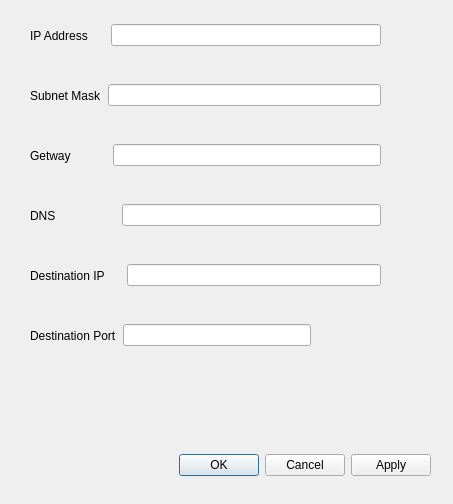
<?xml version="1.0" encoding="UTF-8"?>
<ui version="4.0">
 <class>IP_Config</class>
 <widget class="QDialog" name="IP_Config">
  <property name="geometry">
   <rect>
    <x>0</x>
    <y>0</y>
    <width>453</width>
    <height>504</height>
   </rect>
  </property>
  <property name="windowTitle">
   <string>Configuration</string>
  </property>
  <widget class="QWidget" name="horizontalLayoutWidget">
   <property name="geometry">
    <rect>
     <x>170</x>
     <y>440</y>
     <width>261</width>
     <height>51</height>
    </rect>
   </property>
   <layout class="QHBoxLayout" name="horizontalLayout">
    <item>
     <widget class="QDialogButtonBox" name="buttonBox">
      <property name="orientation">
       <enum>Qt::Horizontal</enum>
      </property>
      <property name="standardButtons">
       <set>QDialogButtonBox::Cancel|QDialogButtonBox::Ok</set>
      </property>
     </widget>
    </item>
    <item>
     <widget class="QPushButton" name="pushButton">
      <property name="text">
       <string>Apply</string>
      </property>
     </widget>
    </item>
   </layout>
  </widget>
  <widget class="QWidget" name="horizontalLayoutWidget_2">
   <property name="geometry">
    <rect>
     <x>30</x>
     <y>10</y>
     <width>351</width>
     <height>51</height>
    </rect>
   </property>
   <layout class="QHBoxLayout" name="horizontalLayout_2">
    <item>
     <widget class="QLabel" name="label">
      <property name="text">
       <string>IP Address</string>
      </property>
     </widget>
    </item>
    <item>
     <spacer name="horizontalSpacer_5">
      <property name="orientation">
       <enum>Qt::Horizontal</enum>
      </property>
      <property name="sizeType">
       <enum>QSizePolicy::Fixed</enum>
      </property>
      <property name="sizeHint" stdset="0">
       <size>
        <width>17</width>
        <height>20</height>
       </size>
      </property>
     </spacer>
    </item>
    <item>
     <widget class="QLineEdit" name="IP_bar"/>
    </item>
   </layout>
  </widget>
  <widget class="QWidget" name="horizontalLayoutWidget_4">
   <property name="geometry">
    <rect>
     <x>30</x>
     <y>70</y>
     <width>351</width>
     <height>51</height>
    </rect>
   </property>
   <layout class="QHBoxLayout" name="horizontalLayout_5">
    <item>
     <widget class="QLabel" name="label_3">
      <property name="text">
       <string>Subnet Mask</string>
      </property>
     </widget>
    </item>
    <item>
     <spacer name="horizontalSpacer_3">
      <property name="orientation">
       <enum>Qt::Horizontal</enum>
      </property>
      <property name="sizeType">
       <enum>QSizePolicy::Fixed</enum>
      </property>
      <property name="sizeHint" stdset="0">
       <size>
        <width>1</width>
        <height>20</height>
       </size>
      </property>
     </spacer>
    </item>
    <item>
     <widget class="QLineEdit" name="Subnet_bar"/>
    </item>
   </layout>
  </widget>
  <widget class="QWidget" name="horizontalLayoutWidget_5">
   <property name="geometry">
    <rect>
     <x>30</x>
     <y>190</y>
     <width>351</width>
     <height>51</height>
    </rect>
   </property>
   <layout class="QHBoxLayout" name="horizontalLayout_6">
    <item>
     <widget class="QLabel" name="label_5">
      <property name="text">
       <string>DNS</string>
      </property>
     </widget>
    </item>
    <item>
     <spacer name="horizontalSpacer">
      <property name="orientation">
       <enum>Qt::Horizontal</enum>
      </property>
      <property name="sizeType">
       <enum>QSizePolicy::Fixed</enum>
      </property>
      <property name="sizeHint" stdset="0">
       <size>
        <width>60</width>
        <height>20</height>
       </size>
      </property>
     </spacer>
    </item>
    <item>
     <widget class="QLineEdit" name="Dns_bar"/>
    </item>
   </layout>
  </widget>
  <widget class="QWidget" name="horizontalLayoutWidget_6">
   <property name="geometry">
    <rect>
     <x>30</x>
     <y>130</y>
     <width>351</width>
     <height>51</height>
    </rect>
   </property>
   <layout class="QHBoxLayout" name="horizontalLayout_7">
    <item>
     <widget class="QLabel" name="label_4">
      <property name="text">
       <string>Getway</string>
      </property>
     </widget>
    </item>
    <item>
     <spacer name="horizontalSpacer_2">
      <property name="orientation">
       <enum>Qt::Horizontal</enum>
      </property>
      <property name="sizeType">
       <enum>QSizePolicy::Fixed</enum>
      </property>
      <property name="sizeHint" stdset="0">
       <size>
        <width>36</width>
        <height>20</height>
       </size>
      </property>
     </spacer>
    </item>
    <item>
     <widget class="QLineEdit" name="Getway_bar"/>
    </item>
   </layout>
  </widget>
  <widget class="QWidget" name="horizontalLayoutWidget_7">
   <property name="geometry">
    <rect>
     <x>30</x>
     <y>250</y>
     <width>351</width>
     <height>51</height>
    </rect>
   </property>
   <layout class="QHBoxLayout" name="horizontalLayout_8">
    <item>
     <widget class="QLabel" name="label_7">
      <property name="text">
       <string>Destination IP</string>
      </property>
     </widget>
    </item>
    <item>
     <spacer name="horizontalSpacer_6">
      <property name="orientation">
       <enum>Qt::Horizontal</enum>
      </property>
      <property name="sizeType">
       <enum>QSizePolicy::Fixed</enum>
      </property>
      <property name="sizeHint" stdset="0">
       <size>
        <width>16</width>
        <height>0</height>
       </size>
      </property>
     </spacer>
    </item>
    <item>
     <widget class="QLineEdit" name="DestIP_bar"/>
    </item>
   </layout>
  </widget>
  <widget class="QWidget" name="horizontalLayoutWidget_8">
   <property name="geometry">
    <rect>
     <x>30</x>
     <y>310</y>
     <width>281</width>
     <height>51</height>
    </rect>
   </property>
   <layout class="QHBoxLayout" name="horizontalLayout_9">
    <item>
     <widget class="QLabel" name="label_8">
      <property name="text">
       <string>Destination Port</string>
      </property>
     </widget>
    </item>
    <item>
     <widget class="QLineEdit" name="DestPort_bar"/>
    </item>
   </layout>
  </widget>
 </widget>
 <resources/>
 <connections>
  <connection>
   <sender>buttonBox</sender>
   <signal>accepted()</signal>
   <receiver>IP_Config</receiver>
   <slot>accept()</slot>
   <hints>
    <hint type="sourcelabel">
     <x>248</x>
     <y>254</y>
    </hint>
    <hint type="destinationlabel">
     <x>157</x>
     <y>274</y>
    </hint>
   </hints>
  </connection>
  <connection>
   <sender>buttonBox</sender>
   <signal>rejected()</signal>
   <receiver>IP_Config</receiver>
   <slot>reject()</slot>
   <hints>
    <hint type="sourcelabel">
     <x>316</x>
     <y>260</y>
    </hint>
    <hint type="destinationlabel">
     <x>286</x>
     <y>274</y>
    </hint>
   </hints>
  </connection>
 </connections>
</ui>
